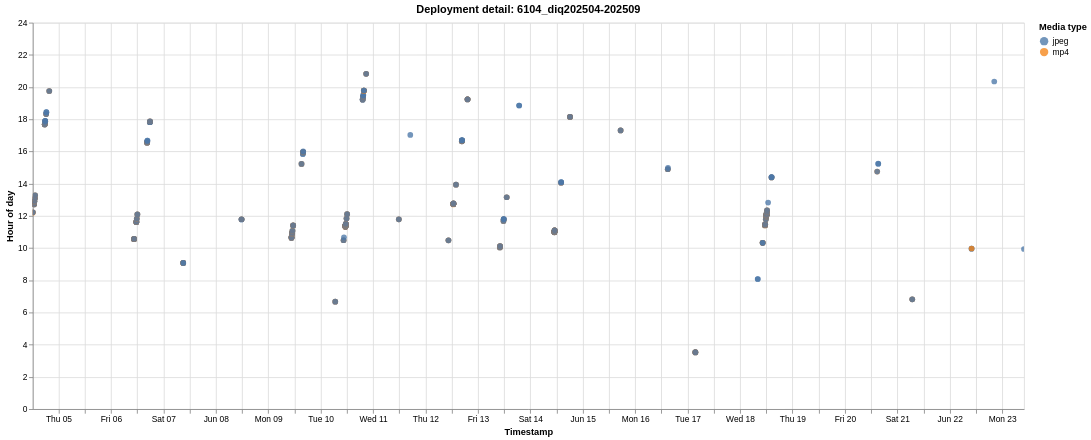

This figure's Vega-Lite source:
### Vega-Lite specification from a JSON file in a GitHub repository (floating-point values rounded to 4 significant figures; data arrays with more than 128 entries replaced by an {"elided": "..."} marker saying what was removed)
{"$schema": "https://vega.github.io/schema/vega-lite/v6.1.0.json", "config": {"view": {"continuousHeight": 300, "continuousWidth": 300}}, "data": {"name": "data-7f5baca8c8825a5069cf532d044f6d56"}, "datasets": {"data-7f5baca8c8825a5069cf532d044f6d56": {"elided": "451 records"}}, "encoding": {"color": {"field": "media_type", "scale": {"scheme": "tableau10"}, "title": "Media type", "type": "nominal"}, "shape": {"field": "media_type", "title": "Media type", "type": "nominal"}, "tooltip": [{"field": "deployment", "title": "Deployment", "type": "nominal"}, {"field": "timestamp", "format": "%Y-%m-%d %H:%M:%S", "title": "Timestamp", "type": "temporal"}, {"field": "hour_of_day", "format": ".2f", "title": "Hour of day", "type": "quantitative"}, {"field": "media_type", "title": "Media type", "type": "nominal"}], "x": {"field": "timestamp", "title": "Timestamp", "type": "temporal"}, "y": {"field": "hour_of_day", "scale": {"domain": [0, 24]}, "title": "Hour of day", "type": "quantitative"}}, "height": 460, "mark": {"opacity": 0.78, "size": 46, "type": "circle"}, "params": [{"bind": "scales", "name": "param_1e9efca18e7a2868", "select": {"encodings": ["x", "y"], "type": "interval"}}], "title": "Deployment detail: 6104_diq202504-202509", "width": 1180}
